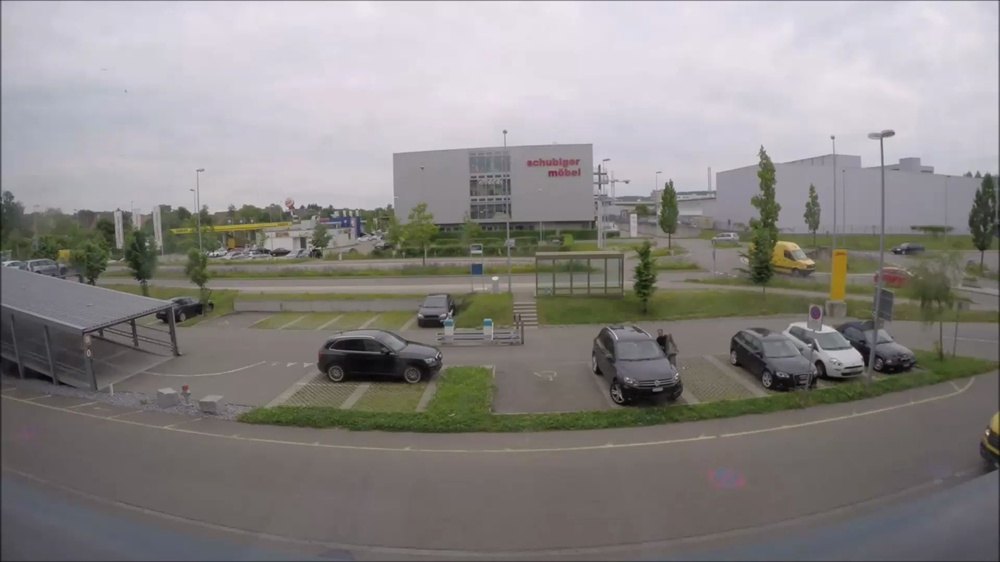
#> input picture psd1/test_frame.jpg, 1000 x 562 px, shrunk from 1920 x 1080 before the run
$ python -i vehicle_detector.py   (imports and definitions only)
#> lines starting #> are read from the running program, lines starting #| are printed output that depends on the picture
#> further down, picture is the input picture: shape (562, 1000, 3); mean B, G, R 133.5, 135.1, 138.5
"""
Vehicle Detection Module
Wrapper for YOLOv8 object detection with filtering for vehicles only.
"""

import cv2
import numpy as np
from typing import List, Tuple, Optional
try:
    from ultralytics import YOLO
    YOLO_AVAILABLE = True
except ImportError:
    YOLO_AVAILABLE = False
    print("Warning: YOLOv8 not available. Install with: pip install ultralytics")


class VehicleDetector:
    """Vehicle detection using YOLOv8 model"""

    # Vehicle class IDs in COCO dataset
    VEHICLE_CLASSES = {
        'car': 2,
        'motorcycle': 3,
        'bus': 5,
        'truck': 7
    }

    # [110 lines left out: functions __init__, detect, draw_detections, not called in this run]


class SimpleVehicleDetector:
    """
    Fallback simple detector using background subtraction and contours.
    Use this if YOLOv8 is not available or for testing.
    """

    def __init__(self, confidence_threshold: float = 0.5):
        self.confidence_threshold = confidence_threshold
        self.bg_subtractor = cv2.createBackgroundSubtractorMOG2(
            history=500, varThreshold=50, detectShadows=True
        )
        self.min_area = 500  # Minimum contour area to consider as vehicle

    def detect(self, frame: np.ndarray) -> Tuple[List[Tuple[int, int, int, int]],
                                                   List[Tuple[int, int]],
                                                   List[str],
                                                   List[float]]:
        """Simple detection using background subtraction"""
        # Convert to grayscale
        gray = cv2.cvtColor(frame, cv2.COLOR_BGR2GRAY)
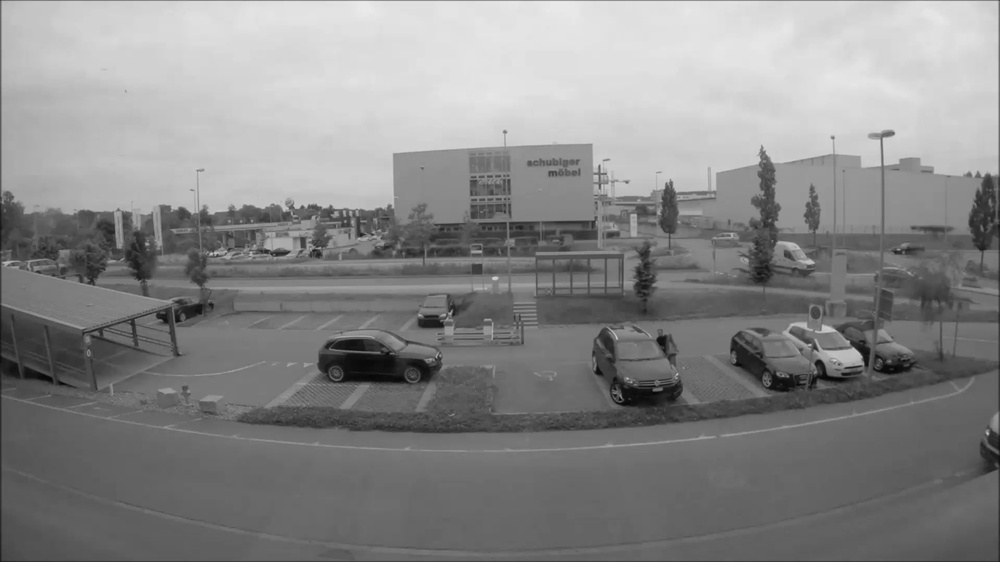
#> gray: shape (562, 1000); min 3, max 235, mean 135.9

        # Apply background subtraction
        fg_mask = self.bg_subtractor.apply(gray)
#> fg_mask: shape (562, 1000); every value is 127

        # Morphological operations to reduce noise
        kernel = cv2.getStructuringElement(cv2.MORPH_ELLIPSE, (5, 5))
        fg_mask = cv2.morphologyEx(fg_mask, cv2.MORPH_CLOSE, kernel)
        fg_mask = cv2.morphologyEx(fg_mask, cv2.MORPH_OPEN, kernel)

        # Find contours
        contours, _ = cv2.findContours(fg_mask, cv2.RETR_EXTERNAL, cv2.CHAIN_APPROX_SIMPLE)
#> contours = [[[0, 0], [0, 561], [999, 561], [999, 0]]]

        bounding_boxes = []
        centroids = []
        class_names = []
        confidences = []

        for contour in contours:
            area = cv2.contourArea(contour)
            if area > self.min_area:
                x, y, w, h = cv2.boundingRect(contour)
                x1, y1, x2, y2 = x, y, x + w, y + h

                # Calculate centroid
                M = cv2.moments(contour)
                if M["m00"] != 0:
                    cx = int(M["m10"] / M["m00"])
                    cy = int(M["m01"] / M["m00"])

                    bounding_boxes.append((x1, y1, x2, y2))
                    centroids.append((cx, cy))
                    class_names.append("vehicle")
                    confidences.append(0.7)  # Fixed confidence for simple detector
#> this loop made 1 pass
#> (contour, area, x, y, w, h, x1, y1) on pass 1: ([[0, 0], [0, 561], [999, 561], [999, 0]], 560439, 0, 0, 1000, 562, 0, 0)
#> after the loop, bounding_boxes = [(0, 0, 1000, 562)]; centroids = [(499, 280)]; class_names = ['vehicle']; confidences = [0.7]

        return bounding_boxes, centroids, class_names, confidences

    # [9 lines left out: function draw_detections, not called in this run]

>>> import cv2
>>> picture = cv2.imread('test_frame.jpg')
>>> result = SimpleVehicleDetector().detect(picture)
#> result = ([(0, 0, 1000, 562)], [(499, 280)], ['vehicle'], [0.7])
